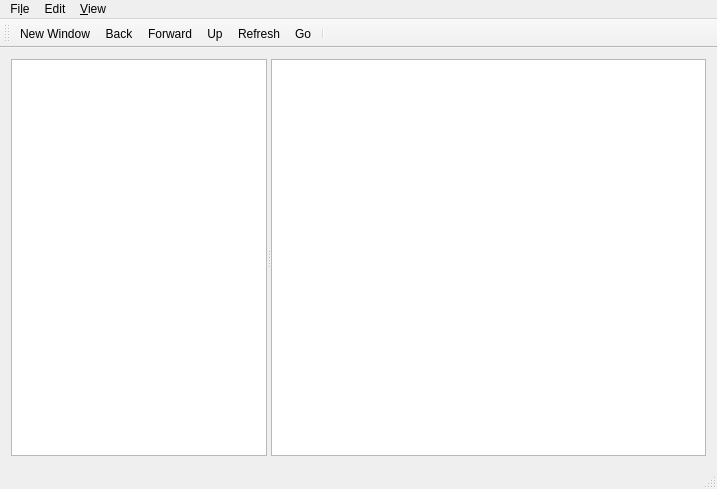
<?xml version="1.0" encoding="UTF-8"?>
<ui version="4.0">
 <class>MainWindow</class>
 <widget class="QMainWindow" name="MainWindow">
  <property name="geometry">
   <rect>
    <x>0</x>
    <y>0</y>
    <width>717</width>
    <height>489</height>
   </rect>
  </property>
  <property name="windowTitle">
   <string>File Manager</string>
  </property>
  <widget class="QWidget" name="centralWidget">
   <layout class="QGridLayout" name="gridLayout_4">
    <item row="0" column="0">
     <widget class="QSplitter" name="splitter">
      <property name="sizePolicy">
       <sizepolicy hsizetype="Expanding" vsizetype="Preferred">
        <horstretch>0</horstretch>
        <verstretch>0</verstretch>
       </sizepolicy>
      </property>
      <property name="orientation">
       <enum>Qt::Horizontal</enum>
      </property>
      <widget class="QListView" name="fsListView">
       <property name="sizePolicy">
        <sizepolicy hsizetype="Preferred" vsizetype="Preferred">
         <horstretch>0</horstretch>
         <verstretch>0</verstretch>
        </sizepolicy>
       </property>
      </widget>
      <widget class="FolderView" name="folderView">
       <property name="sizePolicy">
        <sizepolicy hsizetype="Expanding" vsizetype="Expanding">
         <horstretch>1</horstretch>
         <verstretch>1</verstretch>
        </sizepolicy>
       </property>
       <property name="dragEnabled">
        <bool>true</bool>
       </property>
       <property name="selectionMode">
        <enum>QAbstractItemView::ExtendedSelection</enum>
       </property>
       <property name="iconSize">
        <size>
         <width>32</width>
         <height>32</height>
        </size>
       </property>
       <property name="movement">
        <enum>QListView::Snap</enum>
       </property>
       <property name="resizeMode">
        <enum>QListView::Adjust</enum>
       </property>
       <property name="gridSize">
        <size>
         <width>96</width>
         <height>96</height>
        </size>
       </property>
       <property name="viewMode">
        <enum>QListView::IconMode</enum>
       </property>
       <property name="wordWrap">
        <bool>true</bool>
       </property>
      </widget>
     </widget>
    </item>
   </layout>
  </widget>
  <widget class="QMenuBar" name="menuBar">
   <property name="geometry">
    <rect>
     <x>0</x>
     <y>0</y>
     <width>717</width>
     <height>19</height>
    </rect>
   </property>
   <widget class="QMenu" name="menuFile">
    <property name="title">
     <string>Fi&amp;le</string>
    </property>
    <addaction name="action_New_Window"/>
    <addaction name="actionNew_Folder"/>
    <addaction name="actionNew_File"/>
    <addaction name="actionQuit"/>
   </widget>
   <widget class="QMenu" name="menuEdit">
    <property name="title">
     <string>Edit</string>
    </property>
    <addaction name="actionCut"/>
    <addaction name="actionCopy"/>
    <addaction name="actionPaste"/>
    <addaction name="actionRename"/>
    <addaction name="actionDelete"/>
   </widget>
   <widget class="QMenu" name="menuView">
    <property name="title">
     <string>&amp;View</string>
    </property>
    <widget class="QMenu" name="menuSort_By">
     <property name="title">
      <string>&amp;Sort By</string>
     </property>
     <addaction name="actionSortName"/>
     <addaction name="actionSortSize"/>
     <addaction name="separator"/>
     <addaction name="actionSortDescending"/>
    </widget>
    <addaction name="menuSort_By"/>
   </widget>
   <addaction name="menuFile"/>
   <addaction name="menuEdit"/>
   <addaction name="menuView"/>
  </widget>
  <widget class="QToolBar" name="mainToolBar">
   <attribute name="toolBarArea">
    <enum>TopToolBarArea</enum>
   </attribute>
   <attribute name="toolBarBreak">
    <bool>false</bool>
   </attribute>
   <addaction name="action_New_Window"/>
   <addaction name="actionBack"/>
   <addaction name="actionForward"/>
   <addaction name="actionUp"/>
   <addaction name="actionRefresh"/>
   <addaction name="actionGo"/>
   <addaction name="separator"/>
  </widget>
  <widget class="QStatusBar" name="statusBar"/>
  <action name="action_New_Window">
   <property name="icon">
    <iconset theme="window-new" resource="resources.qrc">
     <normaloff>:/images/window-new.png</normaloff>:/images/window-new.png</iconset>
   </property>
   <property name="text">
    <string>&amp;New Window</string>
   </property>
   <property name="shortcut">
    <string>Ctrl+N</string>
   </property>
  </action>
  <action name="actionNew_Folder">
   <property name="icon">
    <iconset theme="folder-new" resource="resources.qrc">
     <normaloff>:/images/folder-new.png</normaloff>:/images/folder-new.png</iconset>
   </property>
   <property name="text">
    <string>New &amp;Folder</string>
   </property>
  </action>
  <action name="actionNew_File">
   <property name="icon">
    <iconset theme="document-new" resource="resources.qrc">
     <normaloff>:/images/document-new.png</normaloff>:/images/document-new.png</iconset>
   </property>
   <property name="text">
    <string>N&amp;ew File</string>
   </property>
  </action>
  <action name="actionCut">
   <property name="icon">
    <iconset theme="edit-cut" resource="resources.qrc">
     <normaloff>:/images/edit-cut.png</normaloff>:/images/edit-cut.png</iconset>
   </property>
   <property name="text">
    <string>&amp;Cut</string>
   </property>
   <property name="shortcut">
    <string>Ctrl+X</string>
   </property>
  </action>
  <action name="actionCopy">
   <property name="icon">
    <iconset theme="edit-copy" resource="resources.qrc">
     <normaloff>:/images/edit-copy.png</normaloff>:/images/edit-copy.png</iconset>
   </property>
   <property name="text">
    <string>C&amp;opy</string>
   </property>
   <property name="shortcut">
    <string>Ctrl+C</string>
   </property>
  </action>
  <action name="actionPaste">
   <property name="icon">
    <iconset theme="edit-paste" resource="resources.qrc">
     <normaloff>:/images/edit-paste.png</normaloff>:/images/edit-paste.png</iconset>
   </property>
   <property name="text">
    <string>&amp;Paste</string>
   </property>
   <property name="shortcut">
    <string>Ctrl+V</string>
   </property>
  </action>
  <action name="actionRename">
   <property name="icon">
    <iconset theme="edit-rename" resource="resources.qrc">
     <normaloff>:/images/edit-rename.png</normaloff>:/images/edit-rename.png</iconset>
   </property>
   <property name="text">
    <string>&amp;Rename</string>
   </property>
   <property name="shortcut">
    <string>F2</string>
   </property>
  </action>
  <action name="actionDelete">
   <property name="icon">
    <iconset theme="edit-delete" resource="resources.qrc">
     <normaloff>:/images/edit-delete.png</normaloff>:/images/edit-delete.png</iconset>
   </property>
   <property name="text">
    <string>&amp;Delete</string>
   </property>
   <property name="shortcut">
    <string>Del</string>
   </property>
  </action>
  <action name="actionUp">
   <property name="icon">
    <iconset theme="go-up" resource="resources.qrc">
     <normaloff>:/images/go-up.png</normaloff>:/images/go-up.png</iconset>
   </property>
   <property name="text">
    <string>Up</string>
   </property>
   <property name="toolTip">
    <string>Up</string>
   </property>
  </action>
  <action name="actionBack">
   <property name="icon">
    <iconset theme="go-previous" resource="resources.qrc">
     <normaloff>:/images/go-previous.png</normaloff>:/images/go-previous.png</iconset>
   </property>
   <property name="text">
    <string>Back</string>
   </property>
   <property name="toolTip">
    <string>Back</string>
   </property>
   <property name="shortcut">
    <string>Backspace</string>
   </property>
  </action>
  <action name="actionForward">
   <property name="icon">
    <iconset theme="go-next" resource="resources.qrc">
     <normaloff>:/images/go-next.png</normaloff>:/images/go-next.png</iconset>
   </property>
   <property name="text">
    <string>Forward</string>
   </property>
   <property name="toolTip">
    <string>Forward</string>
   </property>
  </action>
  <action name="actionGo">
   <property name="icon">
    <iconset theme="go-jump" resource="resources.qrc">
     <normaloff>:/images/go-jump.png</normaloff>:/images/go-jump.png</iconset>
   </property>
   <property name="text">
    <string>Go</string>
   </property>
   <property name="toolTip">
    <string>Go</string>
   </property>
   <property name="shortcut">
    <string>Ctrl+G</string>
   </property>
  </action>
  <action name="actionRefresh">
   <property name="icon">
    <iconset theme="view-refresh" resource="resources.qrc">
     <normaloff>:/images/view-refresh.png</normaloff>:/images/view-refresh.png</iconset>
   </property>
   <property name="text">
    <string>Refresh</string>
   </property>
   <property name="toolTip">
    <string>Refresh</string>
   </property>
   <property name="shortcut">
    <string>F5</string>
   </property>
  </action>
  <action name="actionQuit">
   <property name="icon">
    <iconset theme="application-exit" resource="resources.qrc">
     <normaloff>:/images/application-exit.png</normaloff>:/images/application-exit.png</iconset>
   </property>
   <property name="text">
    <string>&amp;Quit</string>
   </property>
   <property name="shortcut">
    <string>Ctrl+Q</string>
   </property>
  </action>
  <action name="actionSortName">
   <property name="checkable">
    <bool>true</bool>
   </property>
   <property name="text">
    <string>&amp;Name</string>
   </property>
  </action>
  <action name="actionSortSize">
   <property name="checkable">
    <bool>true</bool>
   </property>
   <property name="text">
    <string>&amp;Size</string>
   </property>
  </action>
  <action name="actionSortDescending">
   <property name="checkable">
    <bool>true</bool>
   </property>
   <property name="text">
    <string>Descending</string>
   </property>
  </action>
 </widget>
 <layoutdefault spacing="6" margin="11"/>
 <customwidgets>
  <customwidget>
   <class>FolderView</class>
   <extends>QListView</extends>
   <header>folderview.h</header>
  </customwidget>
 </customwidgets>
 <resources>
  <include location="resources.qrc"/>
 </resources>
 <connections/>
</ui>
